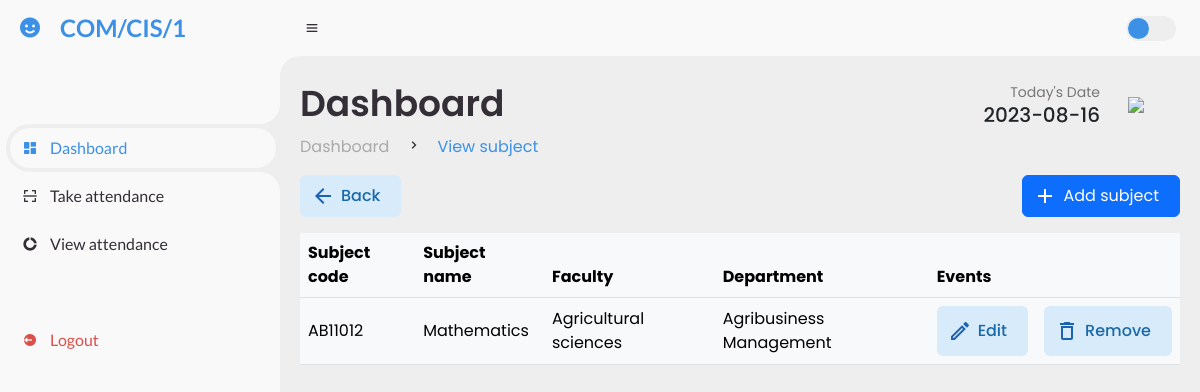
Before: /src/pages/Admin/viewSubject.php?calling (signed in) with the older database file.
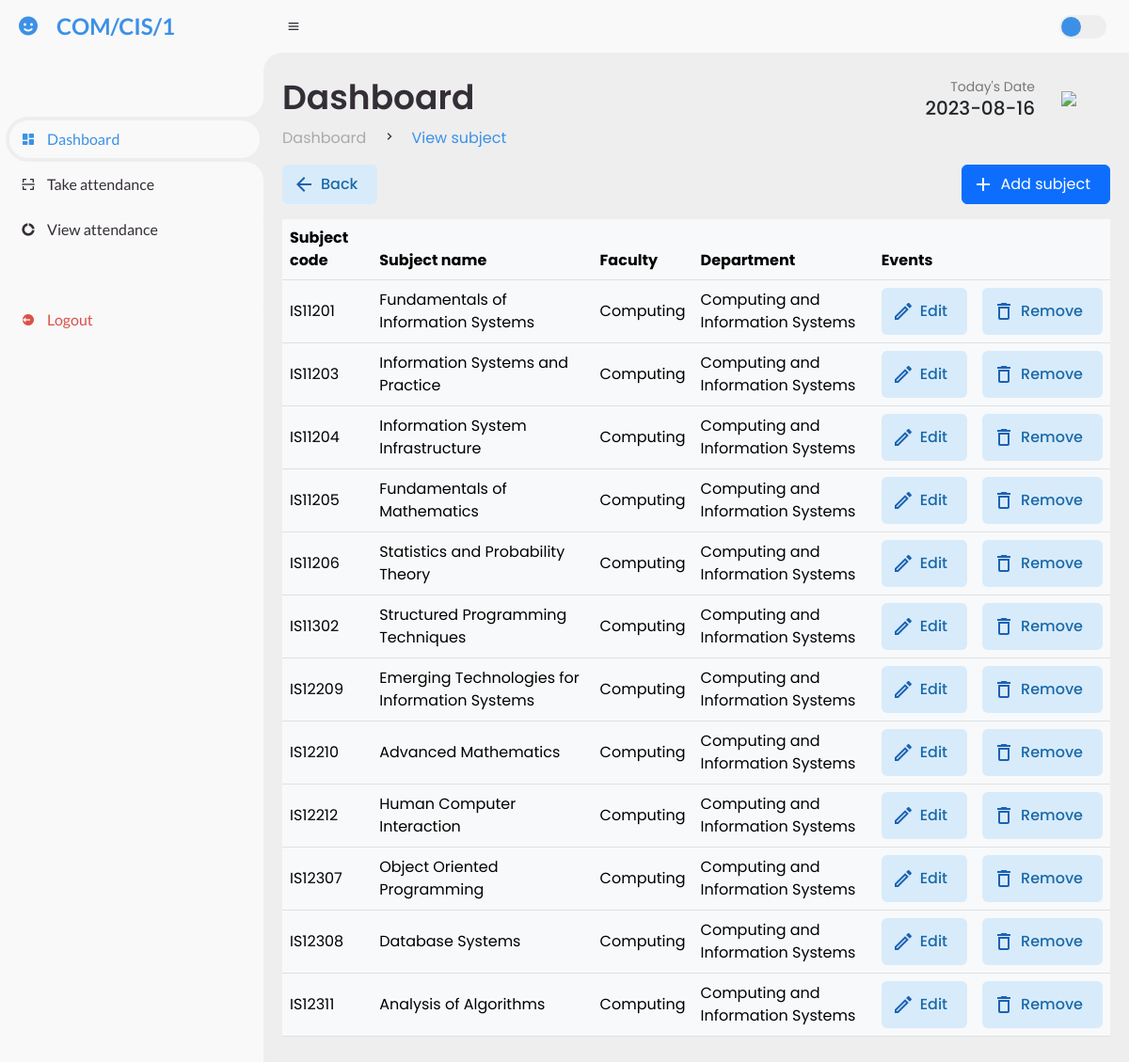
After: the same page with the newer database file.
### tables this page shows
CREATE TABLE `subject` (
  `subCode` varchar(20) NOT NULL,
  `subName` varchar(100) NOT NULL,
  `semester` varchar(3) NOT NULL,
  `depID` varchar(20) DEFAULT NULL
);

CREATE TABLE `faculty` (
  `facID` varchar(20) NOT NULL,
  `facName` varchar(100) NOT NULL,
  `description` varchar(1000) DEFAULT NULL,
  `email` varchar(255) DEFAULT 'https://www.sab.ac.lk/',
  `facPic` blob DEFAULT NULL
);

CREATE TABLE `department` (
  `depID` varchar(20) NOT NULL,
  `depName` varchar(100) NOT NULL,
  `facID` varchar(20) DEFAULT NULL,
  `depPic` blob DEFAULT NULL,
  `depURL` varchar(255) DEFAULT NULL
);

### src/pages/Admin/viewSubject.php (the view, shortened to what this page needs)
<?php
  include_once '../../../database.php';
  $head_title = "Dashboard";
  $sub_title = "View subject";
  $isDashboard = "active";
  include BASE_DIR . 'header.php';
?>
<div class="mb-3 action-bar"style="
  disay:flex;
  flex-direction:row;
  align-items:center;
  justify-content:space-between;
">
  <div>
    <a href="/UniversityAttendanceSystem/src/pages/Admin/admin.php" class="btn button-icon btn-primary-soft btn-icon-back" >
      Back
    </a>
  </div>
  <div>
    <button type="button" class="btn btn-primary button-icon" data-bs-toggle="modal" data-bs-target="#addSubject" style="margin-left:25px;background-image: url('../../Assets/images/icons/add.svg');">
    Add subject</button>
  </div>
</div>
<div class="session-table">
    <table class="table table-light table-hover" id="session_table" style="width:100%">
            <thead>
            <tr>
                <th scope="col">Subject code</th>
                <th scope="col">Subject name</th>
                <th scope="col">Faculty</th>
                <th scope="col">Department</th>
                <th scope="col">Events</th>
            </tr>
            </thead>
            <tbody>
            <?php
                try{
                $sql = "SELECT s.subCode, s.subName, d.depName, f.facName
                        FROM Subject s
                        JOIN Department d ON s.depID = d.depID
                        JOIN Faculty f ON d.facID = f.facID";
                $result = mysqli_query($connect,$sql);
                while($row=$result->fetch_assoc()){
            ?>
                <tr>
                    <td><?php echo $row['subCode'] ?></td>
                    <td><?php echo $row['subName'] ?></td>
                    <td><?php echo $row['facName'] ?></td>
                    <td><?php echo $row['depName'] ?></td>
                    <td>
                      <div style="display:flex;justify-content:center;gap:1rem;">
                        <a
                            href="?showModal=true&subCode=<?php echo $row['subCode'] ?>&subName=<?php echo $row['subName'] ?>&status=editSubject"
                            type="button"
                            class="btn btn-primary-soft button-icon btn-icon-edit"
                            style="padding-top: 12px;padding-bottom: 12px;"
                        >
                            Edit
                        </a>
                        <a
                            href="?showModal=true&subCode=<?php echo $row['subCode'] ?>&status=removeSubject"
                            type="button"
                            class="btn btn-primary-soft button-icon btn-icon-remove"
                            style="padding-top: 12px;padding-bottom: 12px;"
                        >
                            Remove
                        </a>
                      </div>
                    </td>
                </tr>
            <?php
                }
                } catch (mysqli_sql_exception $e) {
                header("Location:takeAttendance.php?showModal=true&status=unsuccess&message=Database connection error");
                }
            ?>
            </tbody>
    </table>
</div>
<?php
  include  BASE_DIR . 'footertop.php';
?>
<?php
  include  BASE_DIR . 'footer.php';
?>

### src/Components/header.php (shortened to what this page needs)
<!DOCTYPE html>
<html lang="en">
<head>
	<link href='https://unpkg.com/boxicons@2.1.4/css/boxicons.min.css' rel='stylesheet'>
	<link href="https://cdn.jsdelivr.net/npm/bootstrap@5.3.0-alpha3/dist/css/bootstrap.min.css" rel="stylesheet">
	<link
      rel="stylesheet"
      href="https://cdn.datatables.net/1.13.4/css/dataTables.bootstrap5.min.css"
    />
	<link rel="stylesheet" href="/UniversityAttendanceSystem/index.css">
</head>
<body>
	<section id="sidebar">
		<a href="#" class="brand">
			<i class='bx bxs-smile'></i>
			<span class="text"><?php echo $_SESSION["userName"] ?></span>
		</a>
		<ul class="side-menu top">
			<li class=<?php if(isset($isDashboard)){echo "$isDashboard";} ?>>
				<a href="/UniversityAttendanceSystem/src/pages/Admin/admin.php">
					<i class='bx bxs-dashboard' ></i>
					<span class="text">Dashboard</span>
				</a>
			</li>
			<li class=<?php if(isset($isTakeattendance)){echo "$isTakeattendance";} ?>>
				<a href="/UniversityAttendanceSystem/src/pages/Admin/takeAttendance.php">
					<i class='bx bx-scan'></i>
					<span class="text">Take attendance</span>
				</a>
			</li>
			<li class=<?php if(isset($isViewAttendance)){echo "$isViewAttendance";} ?>>
				<a href="/UniversityAttendanceSystem/src/pages/Admin/viewAttendance.php">
					<i class='bx bxs-doughnut-chart' ></i>
					<span class="text">View attendance</span>
				</a>
			</li>
		</ul>
		<ul class="side-menu">
			<li>
				<a href="/UniversityAttendanceSystem/logout.php" class="logout">
					<i class='bx bxs-log-out-circle' ></i>
					<span class="text">Logout</span>
				</a>
			</li>
		</ul>
	</section>
	<section id="content">
		<nav>
			<i class='bx bx-menu' ></i>
			<form action="#">
				<div class="form-input">
				</div>
			</form>
			<label for="switch-mode" class="switch-mode"></label>
		</nav>
		<main>
            <div class="head-title">
				<div class="left">
					<h1><?php if(isset($head_title)){echo "$head_title";} ?></h1>
					<ul class="breadcrumb">
						<li>
							<a href="#"><?php if(isset($head_title)){echo "$head_title";} ?></a>
						</li>
						<li><i class='bx bx-chevron-right' ></i></li>
						<li>
							<a class="active" href="#"><?php if(isset($sub_title)){echo "$sub_title";} ?></a>
						</li>
					</ul>
				</div>
				<div class="right" style="
					display: flex !important;
 					flex-direction: row !important;
					gap:1rem;
					align-items:center;
					justify-content:center;
					align-self:flex-start;
				">
					<div>
						<p style="font-size: 14px;color: rgb(119, 119, 119);padding: 0;margin: 0;text-align: right;">
							Today's Date
						</p>
						<h5 class="heading-sub12" style="padding: 0;margin: 0;">
							<?php
								$today = date('Y-m-d');
								echo $today
							?>
						</h5>
					</div>
					<div>
						<button
							class="btn"
							style=
								"display: flex;
								justify-content: center;
								align-items: center;
								border: none;
								margin:0;
							">
							<img src="/UniversityAttendanceSystem/src/Assets/images/calander.png" width="40px">
						</button>
					</div>
				</div>
			</div>

### src/Components/footertop.php (shortened to what this page needs)
    </main>
</section>

### src/Components/footer.php (shortened to what this page needs)
</body>
</html>

Changed rows visible on the page:
removed subject: subCode "AB11012", subName "Mathematics", faculty.facName "Agricultural sciences", depID.depName "Agribusiness Management"
added subject: subCode "IS11201", subName "Fundamentals of Information Systems", faculty.facName "Computing", depID.depName "Computing and Information Systems"
added subject: subCode "IS11203", subName "Information Systems and Practice", faculty.facName "Computing", depID.depName "Computing and Information Systems"
added subject: subCode "IS11204", subName "Information System Infrastructure", faculty.facName "Computing", depID.depName "Computing and Information Systems"
added subject: subCode "IS11205", subName "Fundamentals of Mathematics", faculty.facName "Computing", depID.depName "Computing and Information Systems"
added subject: subCode "IS11206", subName "Statistics and Probability Theory", faculty.facName "Computing", depID.depName "Computing and Information Systems"
added subject: subCode "IS11302", subName "Structured Programming Techniques", faculty.facName "Computing", depID.depName "Computing and Information Systems"
added subject: subCode "IS12209", subName "Emerging Technologies for Information Systems", faculty.facName "Computing", depID.depName "Computing and Information Systems"
added subject: subCode "IS12210", subName "Advanced Mathematics", faculty.facName "Computing", depID.depName "Computing and Information Systems"
added subject: subCode "IS12212", subName "Human Computer Interaction", faculty.facName "Computing", depID.depName "Computing and Information Systems"
added subject: subCode "IS12307", subName "Object Oriented Programming", faculty.facName "Computing", depID.depName "Computing and Information Systems"
added subject: subCode "IS12308", subName "Database Systems", faculty.facName "Computing", depID.depName "Computing and Information Systems"
added subject: subCode "IS12311", subName "Analysis of Algorithms", faculty.facName "Computing", depID.depName "Computing and Information Systems"
